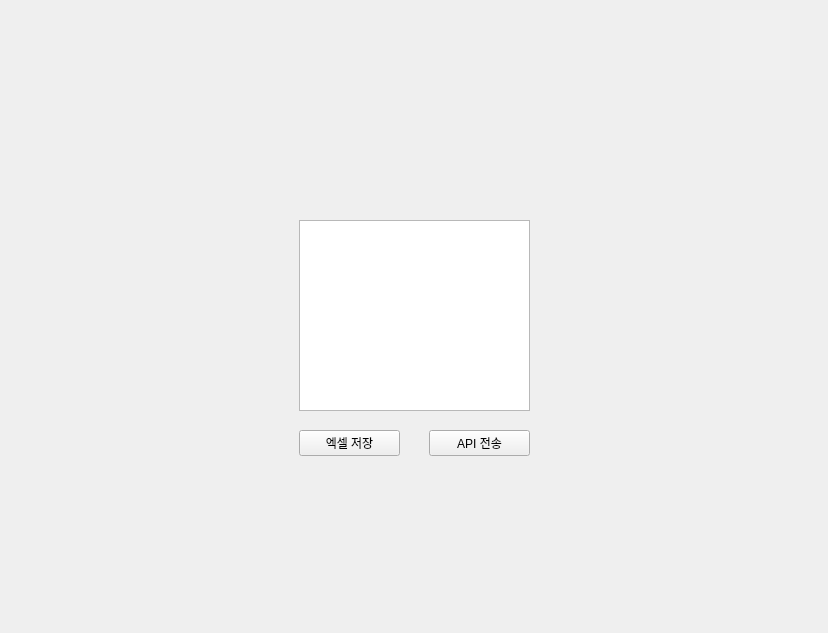
<?xml version="1.0" encoding="UTF-8"?>
<ui version="4.0">
 <class>Send</class>
 <widget class="QMainWindow" name="Send">
  <property name="geometry">
   <rect>
    <x>0</x>
    <y>0</y>
    <width>828</width>
    <height>633</height>
   </rect>
  </property>
  <property name="minimumSize">
   <size>
    <width>828</width>
    <height>633</height>
   </size>
  </property>
  <property name="maximumSize">
   <size>
    <width>828</width>
    <height>633</height>
   </size>
  </property>
  <property name="windowTitle">
   <string>MainWindow</string>
  </property>
  <widget class="QWidget" name="centralwidget">
   <widget class="QTextEdit" name="number_list">
    <property name="geometry">
     <rect>
      <x>299</x>
      <y>220</y>
      <width>231</width>
      <height>191</height>
     </rect>
    </property>
   </widget>
   <widget class="QPushButton" name="excel_btn">
    <property name="geometry">
     <rect>
      <x>299</x>
      <y>430</y>
      <width>101</width>
      <height>26</height>
     </rect>
    </property>
    <property name="text">
     <string>엑셀 저장</string>
    </property>
   </widget>
   <widget class="QPushButton" name="api_btn">
    <property name="geometry">
     <rect>
      <x>429</x>
      <y>430</y>
      <width>101</width>
      <height>26</height>
     </rect>
    </property>
    <property name="text">
     <string>API 전송</string>
    </property>
   </widget>
   <widget class="QPushButton" name="logo_btn">
    <property name="geometry">
     <rect>
      <x>720</x>
      <y>10</y>
      <width>70</width>
      <height>70</height>
     </rect>
    </property>
    <property name="styleSheet">
     <string notr="true">background-color: rgb(240, 240, 240);
border: none</string>
    </property>
    <property name="text">
     <string/>
    </property>
   </widget>
  </widget>
 </widget>
 <resources/>
 <connections/>
</ui>
